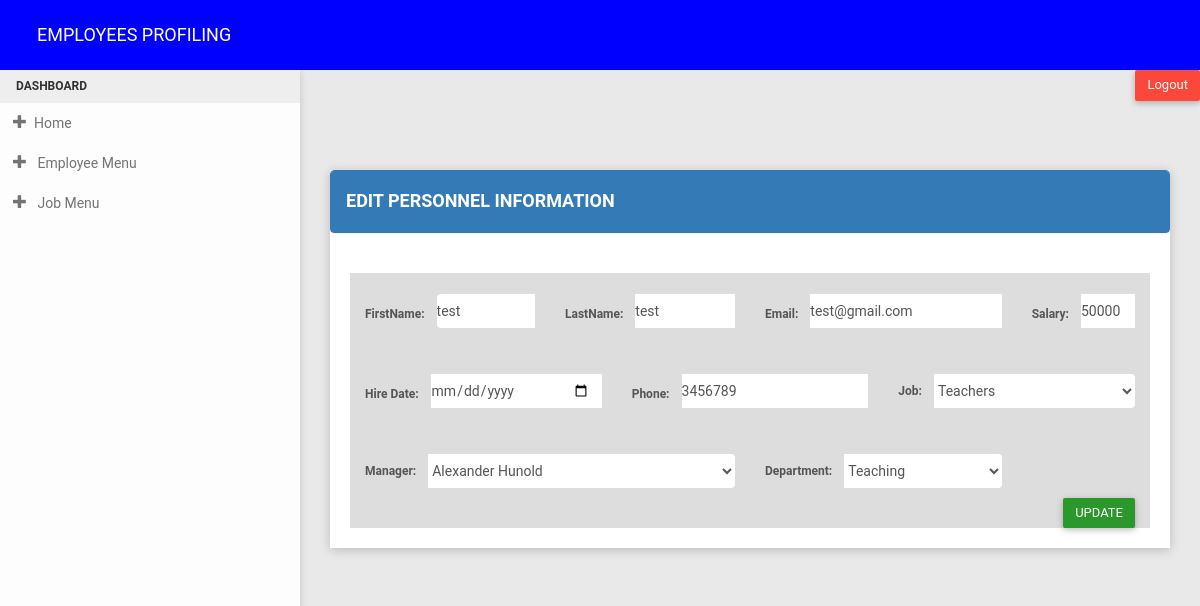
/edit_hr_application.php?per_id=23 (signed in), run on the app's committed database.
### tables this page shows
CREATE TABLE `hr_employees` (
  `per_id` int(11) NOT NULL,
  `per_firstname` varchar(223) NOT NULL,
  `per_lastname` varchar(223) NOT NULL,
  `per_email` varchar(223) NOT NULL,
  `per_salary` bigint(20) NOT NULL,
  `per_hire_data` date NOT NULL,
  `per_phone` bigint(20) NOT NULL,
  `job_id` int(7) NOT NULL,
  `mgr_id` int(4) NOT NULL,
  `dept_id` int(4) NOT NULL,
  `status` tinyint(1) NOT NULL,
  `user_name` varchar(111) NOT NULL
);

CREATE TABLE `hr_jobs` (
  `job_id` int(5) NOT NULL,
  `job_code` varchar(222) NOT NULL,
  `job_name` varchar(233) NOT NULL,
  `min_salary` bigint(11) NOT NULL,
  `max_salary` bigint(11) NOT NULL
);

CREATE TABLE `hr_manager` (
  `mgr_id` int(4) NOT NULL,
  `first_name` varchar(222) NOT NULL,
  `last_name` varchar(222) NOT NULL
);

CREATE TABLE `hr_departments` (
  `dept_id` int(3) NOT NULL,
  `dept_name` char(75) NOT NULL
);

### edit_hr_application.php (the view, shortened to what this page needs)
<?php
require("header1.php");
include('connect.php');
$display = $con->prepare("SELECT * FROM `hr_employees`
LEFT JOIN hr_jobs ON hr_employees.job_id = hr_jobs.job_id
LEFT JOIN hr_manager ON hr_employees.mgr_id = hr_manager.mgr_id
LEFT JOIN hr_departments ON hr_employees.dept_id = hr_departments.dept_id WHERE per_id='{$_GET['per_id']}'");
$display->execute();
$fetch = $display->fetchAll();
foreach ($fetch as $key => $row) {
    $job_name = $row['job_name'];
    $first_name =  $row['first_name'];
    $last_name =  $row['last_name'];
    $dept_name =$row['dept_name'];
}
?>
<?php
if (isset($_SESSION['user_name'])) { ?>
<div class="logout-button" style="float: right;">
    <a href="logout.php" class="btn btn-danger ">Logout</a>
</div>
<div class="form">
    <link href="style2.css" rel="stylesheet">
    <section class="content">
        <div class="container-fluid">
            <form action="edit_hr_application_query.php" method="POST" enctype="multipart/form-data" name="form1" id="form1">
                <div class="row clearfix">
                    <div class="col-lg-12 col-md-12 col-sm-12 col-xs-12">
                        <div class="card">
                            <div class="panel panel-primary">
                                <div class="panel-heading">
                                    <h4>EDIT PERSONNEL INFORMATION</h4>
                                </div>
                            </div>
                            <div class="body">
                                <div class="container-fluid" style="background-color: #ddd;">
                                    <div class="demo-masked-input">
                                        <div class="row clearfix">
                                            <div class="col-md-12">
                                            </div>
                                            <div class="col-md-3">
                                                <div class="input-group">
                                                    <span class="input-group-addon">
                                                        FirstName:
                                                    </span>
                                                    <div class="form-line">
                                                        <input type="text" class="form-control" name="per_firstname" placeholder="First Name" value="<?php echo $row['per_firstname']; ?> " required>
                                                    </div>
                                                </div>
                                            </div>
                                            <div class="col-md-3">
                                                <div class="input-group">
                                                    <span class="input-group-addon">
                                                        LastName:
                                                    </span>
                                                    <div class="form-line">
                                                        <input type="text" class="form-control" name="per_lastname" placeholder="Last Name" value="<?php echo $row['per_lastname']; ?> " required>
                                                    </div>
                                                </div>
                                            </div>
                                            <div class="col-md-4">
                                                <div class="input-group">
                                                    <span class="input-group-addon">
                                                        Email:
                                                    </span>
                                                    <div class="form-line">
                                                        <input type="email" class="form-control" name="per_email" placeholder="Email" value="<?php echo $row['per_email']; ?> " required>
                                                    </div>
                                                </div>
                                            </div>
                                            <div class="col-md-2">
                                                <div class="input-group">
                                                    <span class="input-group-addon">
                                                        Salary:
                                                    </span>
                                                    <div class="form-line">
                                                        <input type="int" class="form-control" name="per_salary" placeholder="Salary" value="<?php echo $row['per_salary']; ?> " required>
                                                    </div>
                                                </div>
                                            </div>
                                            <div class="col-md-4">
                                                <div class="input-group">
                                                    <span class="input-group-addon">
                                                        Hire Date:
                                                    </span>
                                                    <div class="form-line">
                                                        <input type="date" class="form-control" name="per_hire_data" placeholder="Hire Date" value="<?php echo $row['per_hire_data']; ?> " >
                                                    </div>
                                                </div>
                                            </div>
                                            <div class="col-md-4">
                                                <div class="input-group">
                                                    <span class="input-group-addon">
                                                        Phone:
                                                    </span>
                                                    <div class="form-line">
                                                        <input type="int" class="form-control" name="per_phone" placeholder="Phone" value="<?php echo $row['per_phone']; ?> " required>
                                                    </div>
                                                </div>
                                            </div>
                                            <div class="col-md-4">
                                                <div class="input-group">
                                                    <span class="input-group-addon">
                                                        Job:
                                                    </span>
                                                    <select class="form-control show-tick" name="job_id" required>
                                                        <option value="<?php echo $row['job_id']; ?> "><?php echo $job_name; ?></option>
                                                    </select>
                                                </div>
                                            </div>
                                            <div class="col-md-6">
                                                <div class="input-group">
                                                    <span class="input-group-addon">
                                                        Manager:
                                                    </span>
                                                    <select class="form-control show-tick" name="mgr_id" required>
                                                        <option value="<?php echo $row['mgr_id']; ?> "><?php echo $first_name . $last_name; ?></option>
                                                    </select>
                                                </div>
                                            </div>
                                            <div class="col-md-4">
                                                <div class="input-group">
                                                    <span class="input-group-addon">
                                                        Department:
                                                    </span>
                                                    <select class="form-control show-tick" name="dept_id" required>
                                                        <option value="<?php echo $row['dept_id']; ?> "><?php echo $dept_name; ?></option>
                                                    </select>
                                                </div>
                                            </div>
                                        </div>
                                        <input type="submit" name="save" value="UPDATE" class="btn btn-success" style="float:right; margin-top: -30px;">
                                    </div>
                                </div>
                            </div>
                        </div>
                    </div>
                </div>
        </div>
</div>
<?php } else {
header('location:login.php');
}
?>

### style2.css (style rules this page uses)
.input-group .input-group-addon { font-size: 12px !important; }

### data on the page
hr_employees: per_firstname "test", per_lastname "test", per_email "test@gmail.com", per_salary "50000", per_phone "3456789", job_id "Teachers", mgr_id "Alexander Hunold", dept_id "Teaching"
